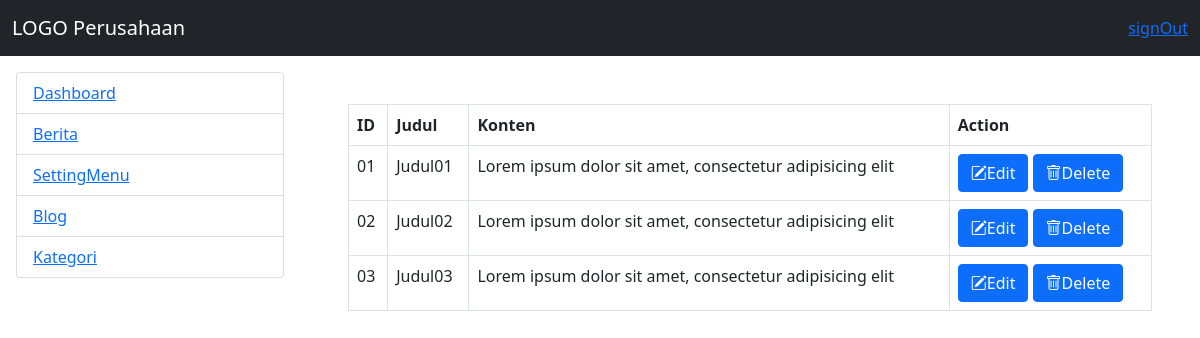
Screenshot of /admin/home.php?modul=mod_berita with the database file from the repository.
### tables this page shows
CREATE TABLE `mst_menu` (
  `idmenu` int(11) NOT NULL,
  `nmmenu` varchar(20) NOT NULL,
  `link` varchar(30) NOT NULL,
  `is_active` tinyint(4) NOT NULL
);

### admin/mod_berita/berita_ctrl.php (called while the page is built)
<?php
if(!isset($_GET['action'])){
	$listberita = array(
		array("id"=>"01", "judul"=>"Judul01", "konten"=>"Lorem ipsum dolor sit amet, consectetur adipisicing elit"),
		array("id"=>"02", "judul"=>"Judul02", "konten"=>"Lorem ipsum dolor sit amet, consectetur adipisicing elit"),
		array("id"=>"03", "judul"=>"Judul03", "konten"=>"Lorem ipsum dolor sit amet, consectetur adipisicing elit")
	);
}
else if(isset($_GET['action']) && $_GET['action']=="edit"){
	$query ="";
}

### admin/menu.php (the view, shortened to what this page needs)
<!DOCTYPE html>
<html lang="en">
<head>
</head>
<body>
	<?php
	$qry_menu = mysqli_query($connect_db, "select * from mst_menu limit 5")
				or die("Gagal tampil menu".mysqli_error($connect_db));
	?>
	<ul class="list-group">
		<?php
		while($row = mysqli_fetch_array($qry_menu)){
		?>
		<li class="list-group-item">
			<a href="?modul=<?= $row['link']; ?>"><?= $row['nmmenu']; ?></a>
		</li>
		<?php } ?>
	</ul>
</body>
</html>

### admin/home.php (shortened to what this page needs)
<?php
require_once("../config/koneksi_db.php");
?>
<!DOCTYPE html>
<html lang="en">
<head>
	<link rel="stylesheet" href="https://cdn.jsdelivr.net/npm/bootstrap-icons@1.8.1/font/bootstrap-icons.css">
	<link rel="stylesheet" href="../asset/bootstrap/css/bootstrap.min.css" />
</head>
<body>
	<nav class="navbar navbar-expand-lg navbar-light bg-dark text-white">
		<div class="container-fluid">
			<a class="navbar-brand text-white" href="#">LOGO Perusahaan</a>
			<div class="d-flex flex-row-reverse">
				<a href="logout.php"> signOut </a>
			</div>
		</div>
	</nav>
	<section>
		<div class="container-fluid">
			<div class="row">
				<div class="col-lg-3 p-3">
					<?php
						include_once("menu.php");
					?>
				</div>
				<div class="col-lg-9 p-5">
					<?php
						if(isset($_GET['modul'])){
							include "".$_GET['modul']."/index.php";
						}
					?>
				</div>
			</div>
		</div>
	</section>
</body>
</html>

### admin/mod_berita/index.php
<?php
	include_once "berita_ctrl.php";
?>
<?php
if(!isset($_GET['action'])){
?>
<table class="table table-bordered">
	<tr>
		<th>ID</th>
		<th>Judul</th>
		<th>Konten</th>
		<th>Action</th>
	</tr>
	<?php
		foreach($listberita as $b){
		?>
	<tr>
		<td><?= $b["id"]; ?></td>
		<td><?= $b['judul']; ?></td>
		<td><?= $b['konten']; ?></td>
		<td>
			<a href="?modul=mod_berita&action=edit" class="btn btn-xs btn-primary">
				<i class="bi bi-pencil-square"></i>Edit</a>
			<a href="" class="btn btn-xs btn-primary">
				<i class="bi bi-trash"></i>Delete</a>
		</td>
	</tr>
	<?php }  ?>
</table>
<?php }
else{
	echo "ediit";
}
?>

### rows the page displays
mst_menu: nmmenu "Dashboard"
mst_menu: nmmenu "Berita"
mst_menu: nmmenu "SettingMenu"
mst_menu: nmmenu "Blog"
mst_menu: nmmenu "Kategori"

### other values shown
$b["id"] "01"
$b['judul'] "Judul01"
$b['konten'] "Lorem ipsum dolor sit amet, consectetur adipisicing elit"
$b["id"] "02"
$b['judul'] "Judul02"
$b["id"] "03"
$b['judul'] "Judul03"
